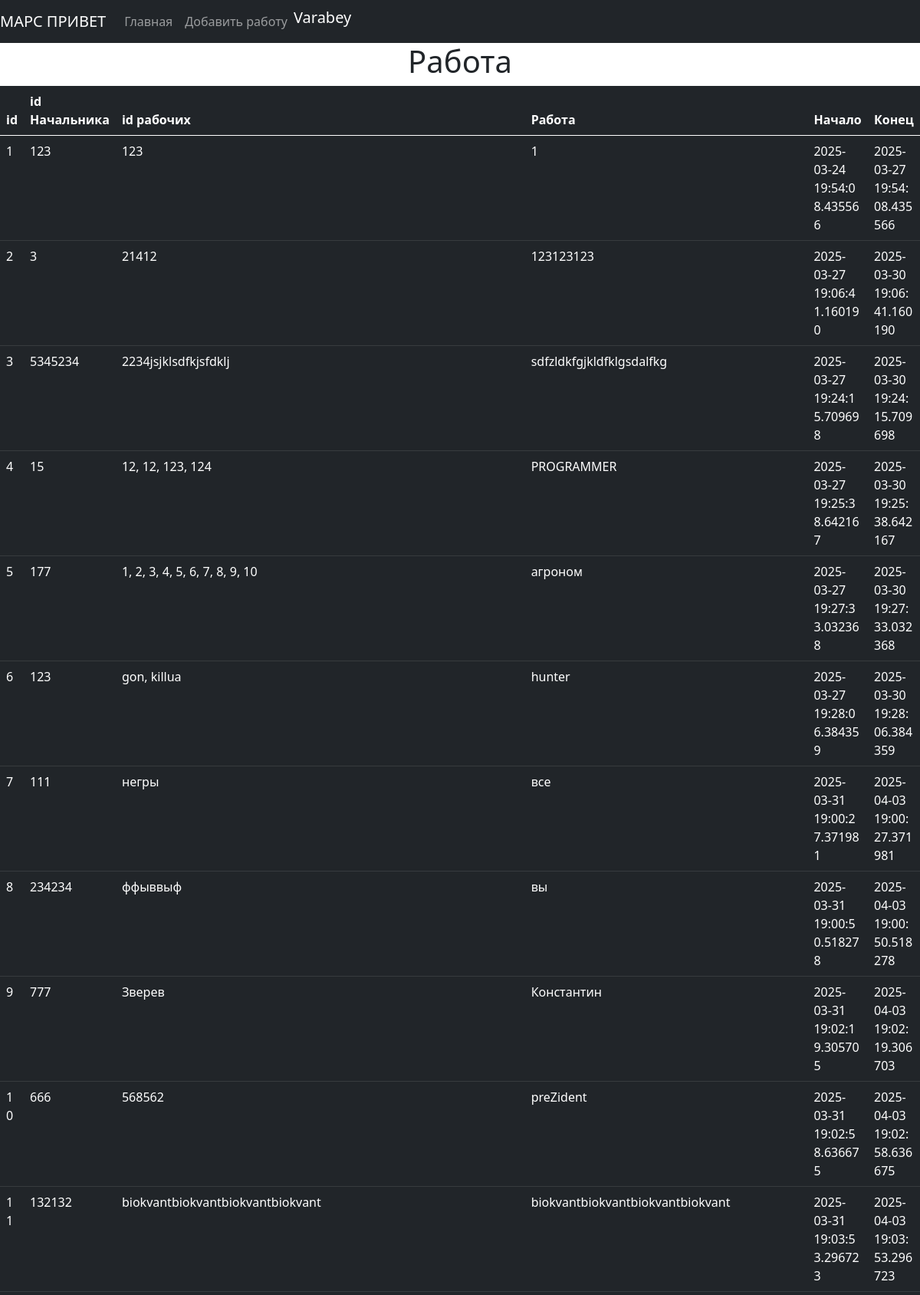
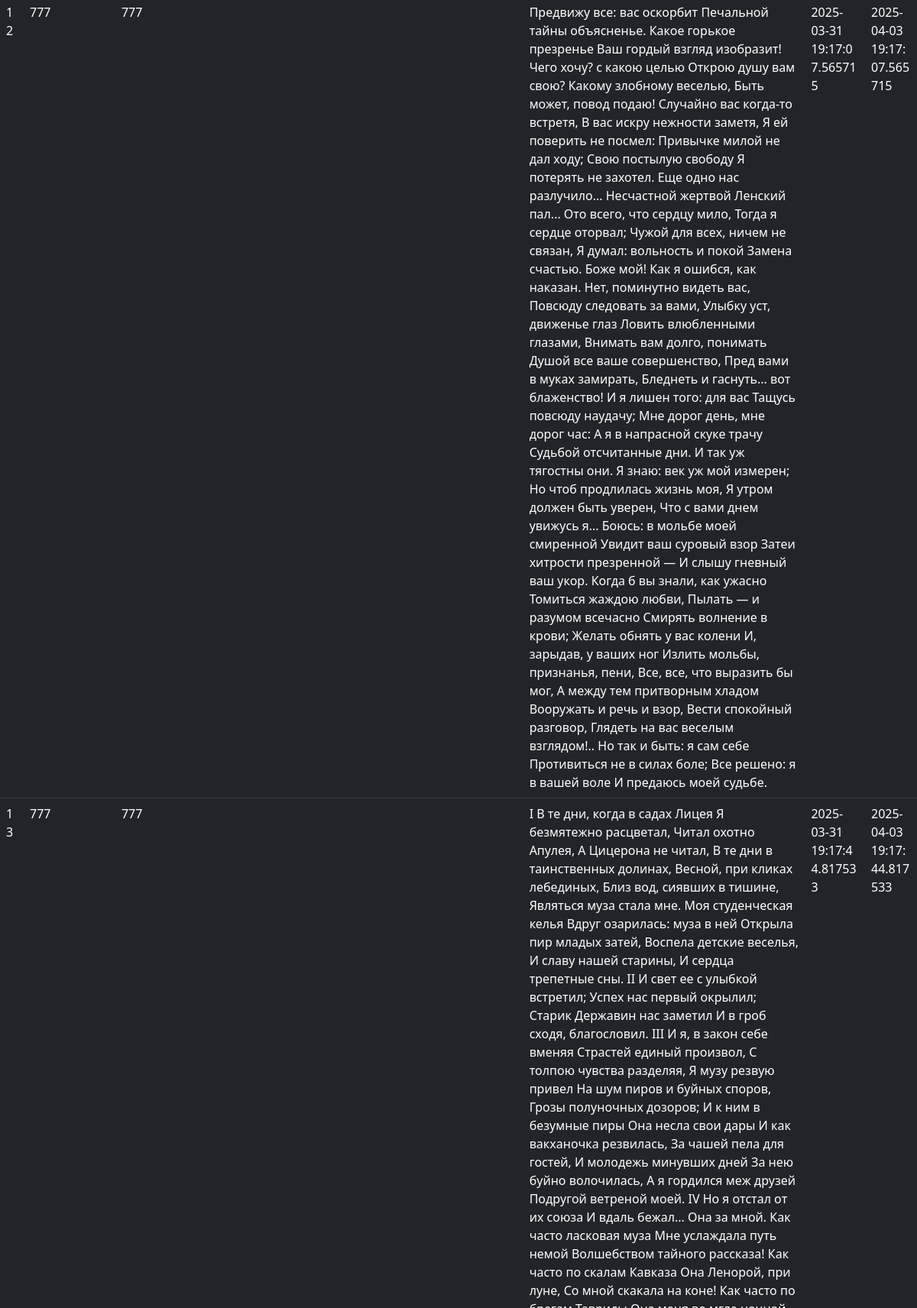
Screenshot of /index (signed in, upper part) with the database file from the repository (2 pictures, top to bottom).
### data/users.py (models this page shows, shortened)
class User(SqlAlchemyBase, UserMixin):
    __tablename__ = 'users'
    id = sqlalchemy.Column(sqlalchemy.Integer,
                           primary_key=True, autoincrement=True)
    surname = sqlalchemy.Column(sqlalchemy.String, nullable=True)
    name = sqlalchemy.Column(sqlalchemy.String, nullable=True)
    age = sqlalchemy.Column(sqlalchemy.Integer, nullable=True)
    position = sqlalchemy.Column(sqlalchemy.String, nullable=True)
    speciality = sqlalchemy.Column(sqlalchemy.String, nullable=True)
    address = sqlalchemy.Column(sqlalchemy.String, nullable=True)
    email = sqlalchemy.Column(sqlalchemy.String,
                              index=True, unique=True, nullable=True)
    hashed_password = sqlalchemy.Column(sqlalchemy.String, nullable=True)
    modified_date = sqlalchemy.Column(sqlalchemy.DateTime,
                                      default=datetime.datetime.now)

### data/jobs.py (models this page shows)
class Jobs(SqlAlchemyBase, SerializerMixin):
    __tablename__ = 'jobs'
    id = sqlalchemy.Column(sqlalchemy.Integer,
                           primary_key=True, autoincrement=True)
    team_leader = sqlalchemy.Column(sqlalchemy.Integer, sqlalchemy.ForeignKey("users.id"), nullable=True)
    job = sqlalchemy.Column(sqlalchemy.String, nullable=True)
    work_size = sqlalchemy.Column(sqlalchemy.Integer, nullable=True)
    collaborators = sqlalchemy.Column(sqlalchemy.String, nullable=True)
    start_date = sqlalchemy.Column(sqlalchemy.DateTime, nullable=True)
    end_date = sqlalchemy.Column(sqlalchemy.DateTime, nullable=True)
    is_finished = sqlalchemy.Column(sqlalchemy.Boolean, nullable=True)

### main.py (the view)
@app.route('/')
@app.route('/index')
def index():
    db_sess = db_session.create_session()
    jobs = db_sess.query(Jobs).all()
    db_sess.commit()
    return render_template('all_jobs.html', jobs=jobs)

### data/db_session.py (called while the page is built)
def create_session() -> Session:
    global __factory
    return __factory()

### main.py (called while the page is built)
@login_manager.user_loader
def load_user(user_id):
    db_sess = db_session.create_session()
    return db_sess.query(User).get(user_id)

### templates/all_jobs.html (shortened to what this page needs)
{% extends "base.html" %}
{% block content %}
{% if current_user.is_authenticated %}
    <h1 align="center">Работа</h1>
    <table class="table table-dark">
    <thead>
        <tr>
          <th scope="col">id</th>
          <th scope="col">id Начальника</th>
           <th scope="col">id рабочих</th>
          <th scope="col">Работа</th>
          <th scope="col">Начало</th>
            <th scope="col">Конец</th>
        </tr>
    </thead>
    <tbody>
        {% for item in jobs%}
            <tr>
                  <td>{{item.id}}</td>
                  <td>{{item.team_leader}}</td>
                <td>{{item.collaborators}}</td>
                  <td>{{item.job}}</td>
                  <td>{{item.start_date}}</td>
                  <td>{{item.end_date}}</td>
            </tr>
        {% endfor %}
        </tbody>
    </table>
    {% else %}
    <div class="parent">
      <div class="child">Войдите в систему</div>
    </div>
    {% endif %}
{% endblock %}

### templates/base.html (shortened to what this page needs)
<!DOCTYPE html>
<html lang="en">
    <head>
                    <link rel="stylesheet"
                    href="https://cdn.jsdelivr.net/npm/bootstrap@5.0.0-beta1/dist/css/bootstrap.min.css"
>
    </head>
    <body>
    <nav class="navbar navbar-expand-lg navbar-dark bg-dark">
  <a class="navbar-brand" href="/"> МАРС ПРИВЕТ</a>
  <div class="collapse navbar-collapse" id="navbarSupportedContent">
    <ul class="navbar-nav mr-auto">
      <li class="nav-item active">
        <a class="nav-link" href="/">Главная</a>
      </li>
      <li class="nav-item">
        <a class="nav-link" href="/work">Добавить работу</a>
      </li>
      <li class="nav-item">
        {% if current_user.is_authenticated %}
    <a class="navbar-brand" href="/logout">{{ current_user.name }}</a>
    {% else %}
    <p>
        <a class="btn btn-primary " href="/register">Зарегистрироваться</a>
        <a class="btn btn-success" href="/login">Войти</a>
    </p>
    {% endif %}
          </li>
    </ul>
  </div>
</nav>
    {% if current_user.is_authenticated %}
        {% block content %}
        {% endblock %}
    {% else %}
    <div class="parent">
      <div class="child">Войдите в систему</div>
    </div>
    {% endif %}
    </body>

### templates/all_jobs.html (style rules this page uses)
td { overflow-wrap: break-word; word-break: break-word; }

### rows the page displays
User: name "Varabey"
Jobs: id "1", team_leader "123", collaborators "123", job "1", start_date "2025-03-24 19:54:08.435566", end_date "2025-03-27 19:54:08.435566"
Jobs: id "2", team_leader "3", collaborators "21412", job "123123123", start_date "2025-03-27 19:06:41.160190", end_date "2025-03-30 19:06:41.160190"
Jobs: id "3", team_leader "5345234", collaborators "2234jsjklsdfkjsfdklj", job "sdfzldkfgjkldfklgsdalfkg", start_date "2025-03-27 19:24:15.709698", end_date "2025-03-30 19:24:15.709698"
Jobs: id "4", team_leader "15", collaborators "12, 12, 123, 124", job "PROGRAMMER", start_date "2025-03-27 19:25:38.642167", end_date "2025-03-30 19:25:38.642167"
Jobs: id "5", team_leader "177", collaborators "1, 2, 3, 4, 5, 6, 7, 8, 9, 10", job "агроном", start_date "2025-03-27 19:27:33.032368", end_date "2025-03-30 19:27:33.032368"
Jobs: id "6", team_leader "123", collaborators "gon, killua", job "hunter", start_date "2025-03-27 19:28:06.384359", end_date "2025-03-30 19:28:06.384359"
Jobs: id "7", team_leader "111", collaborators "негры", job "все", start_date "2025-03-31 19:00:27.371981", end_date "2025-04-03 19:00:27.371981"
Jobs: id "8", team_leader "234234", collaborators "ффыввыф", job "вы", start_date "2025-03-31 19:00:50.518278", end_date "2025-04-03 19:00:50.518278"
Jobs: id "9", team_leader "777", collaborators "Зверев", job "Константин", start_date "2025-03-31 19:02:19.305705", end_date "2025-04-03 19:02:19.306703"
Jobs: id "10", team_leader "666", collaborators "568562", job "preZident", start_date "2025-03-31 19:02:58.636675", end_date "2025-04-03 19:02:58.636675"
Jobs: id "11", team_leader "132132", collaborators "biokvantbiokvantbiokvantbiokvant", job "biokvantbiokvantbiokvantbiokvant", start_date "2025-03-31 19:03:53.296723", end_date "2025-04-03 19:03:53.296723"
Jobs: id "12", team_leader "777", collaborators "777", job "Предвижу все: вас оскорбит Печальной тайны объясненье. Какое горькое презренье Ваш гордый взгляд изобразит! Чего хочу? с какою целью Открою душу вам свою? Какому злобному веселью, Быть может, повод подаю! Случайно вас когда-то встретя, В вас искру нежности заметя, Я ей поверить не посмел: Привычке милой не дал ходу; Свою постылую свободу Я потерять не захотел. Еще одно нас разлучило... Несчастной жертвой Ленский пал... Ото всего, что сердцу мило, Тогда я сердце оторвал; Чужой для всех, ничем не связан, Я думал: вольность и покой Замена счастью. Боже мой! Как я ошибся, как наказан. Нет, поминутно видеть вас, Повсюду следовать за вами, Улыбку уст, движенье глаз Ловить влюбленными глазами,…", start_date "2025-03-31 19:17:07.565715", end_date "2025-04-03 19:17:07.565715"
Jobs: id "13", team_leader "777", collaborators "777", start_date "2025-03-31 19:17:44.817533", end_date "2025-04-03 19:17:44.817533"
